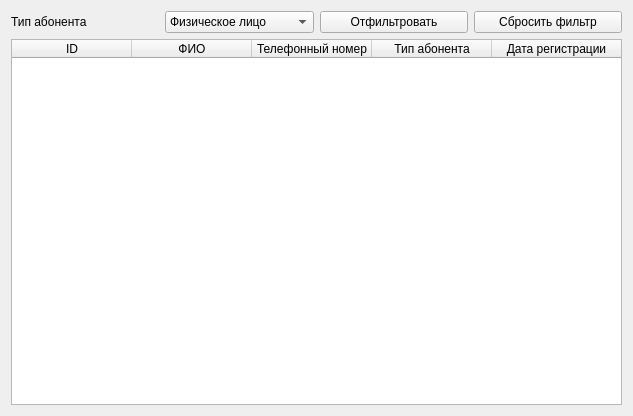
<?xml version="1.0" encoding="UTF-8"?>
<ui version="4.0">
 <class>Form</class>
 <widget class="QWidget" name="Form">
  <property name="enabled">
   <bool>true</bool>
  </property>
  <property name="geometry">
   <rect>
    <x>0</x>
    <y>0</y>
    <width>633</width>
    <height>416</height>
   </rect>
  </property>
  <property name="sizePolicy">
   <sizepolicy hsizetype="Preferred" vsizetype="Preferred">
    <horstretch>0</horstretch>
    <verstretch>0</verstretch>
   </sizepolicy>
  </property>
  <property name="windowTitle">
   <string>Form</string>
  </property>
  <layout class="QVBoxLayout" name="verticalLayout">
   <item>
    <layout class="QHBoxLayout" name="horizontalLayout">
     <item>
      <widget class="QLabel" name="label">
       <property name="text">
        <string>Тип абонента</string>
       </property>
      </widget>
     </item>
     <item>
      <widget class="QComboBox" name="comboBox">
       <item>
        <property name="text">
         <string>Физическое лицо</string>
        </property>
       </item>
       <item>
        <property name="text">
         <string>Юридическое лицо</string>
        </property>
       </item>
      </widget>
     </item>
     <item>
      <widget class="QPushButton" name="pushButton">
       <property name="text">
        <string>Отфильтровать</string>
       </property>
      </widget>
     </item>
     <item>
      <widget class="QPushButton" name="pushButton_2">
       <property name="text">
        <string>Сбросить фильтр</string>
       </property>
      </widget>
     </item>
    </layout>
   </item>
   <item>
    <widget class="QTableWidget" name="subscribersTable">
     <attribute name="horizontalHeaderDefaultSectionSize">
      <number>120</number>
     </attribute>
     <attribute name="horizontalHeaderStretchLastSection">
      <bool>true</bool>
     </attribute>
     <column>
      <property name="text">
       <string>ID</string>
      </property>
     </column>
     <column>
      <property name="text">
       <string>ФИО</string>
      </property>
     </column>
     <column>
      <property name="text">
       <string>Телефонный номер</string>
      </property>
     </column>
     <column>
      <property name="text">
       <string>Тип абонента</string>
      </property>
     </column>
     <column>
      <property name="text">
       <string>Дата регистрации</string>
      </property>
     </column>
    </widget>
   </item>
  </layout>
 </widget>
 <resources/>
 <connections/>
</ui>
